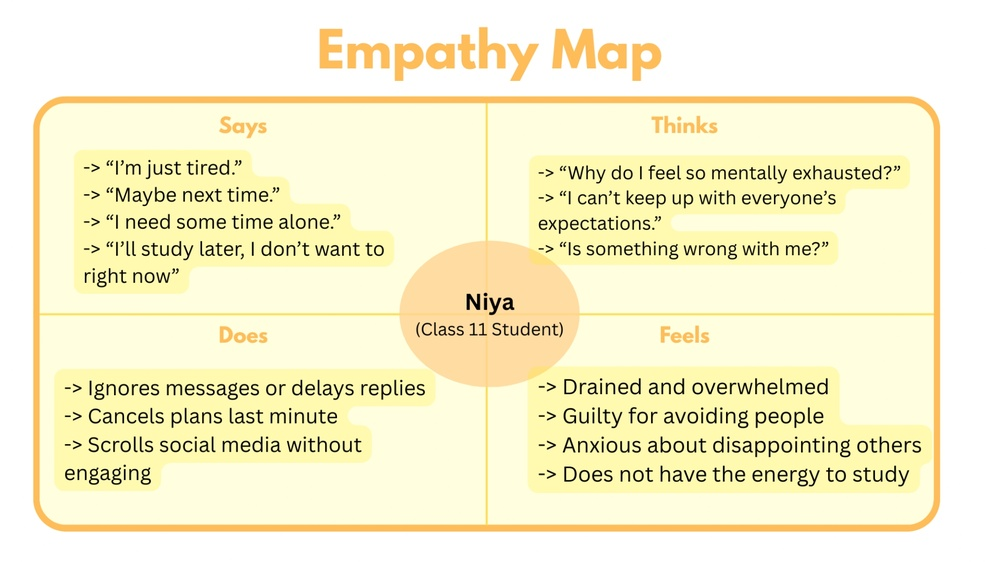
#> input picture media/design_thinking/empathy_map.jpg, 1000 x 562 px, shrunk from 2000 x 1125 before the run, found by its file name
$ jupyter execute main.ipynb
#> lines starting #> are read from the running program, lines starting #| are printed output that depends on the picture
# 1. Introduction

This project aims in detecting stress levels on the basis of a scale (1-10) of teenage students due to academics, sports, etc.

This project aims to help identify and reduce stress levels in our peers, aidinf in their quality of life, happiness, clarity, studies, etc.

Dataset used can be found in this repository under the name `survey_responses.csv`, data was collected by a survey conducted via google forms, with 63 responses as of writing this. You may find the survey here: `https://tinyurl.com/mrynwnvk`.

# 2. Design Thinking

Below, you will find our Empathy Map, 5W1H Problem Scoping Template and Ideate stages of our vision for this model and its use cases.

[cell 1]
import cv2
from matplotlib import pyplot as plt

# reading image
empathy_map = cv2.imread(r"media\design_thinking\empathy_map.jpg")
#> empathy_map is the input picture: shape (562, 1000, 3); mean B, G, R 206.4, 241.7, 247
empathy_map = cv2.cvtColor(empathy_map, cv2.COLOR_BGR2RGB)

# showing image
plt.axis('off')
plt.imshow(empathy_map)

[cell 2]
# reading image
problem1 = cv2.imread(r"media\design_thinking\5w1h_1.jpg")
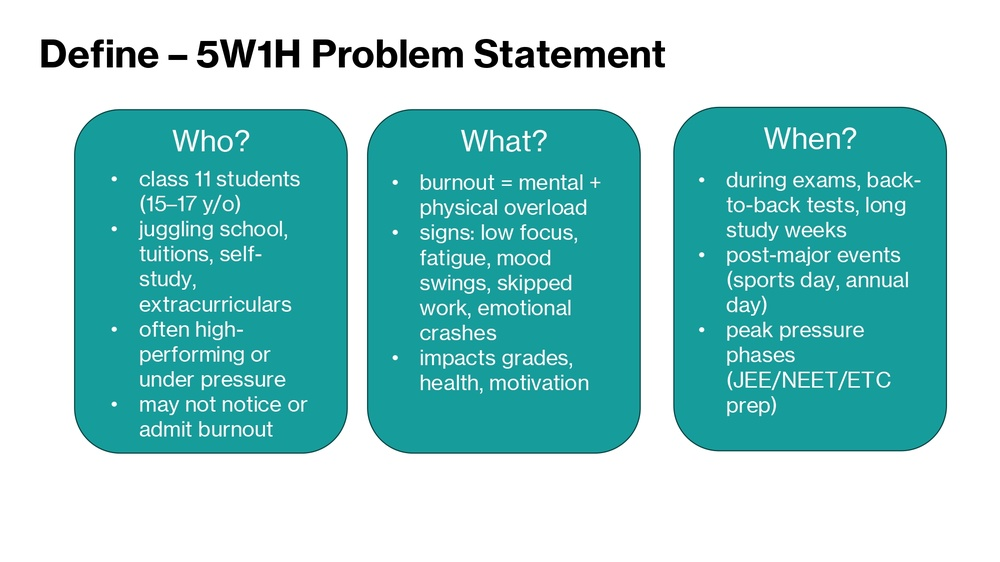
#> input picture media/design_thinking/5w1h_1.jpg, 1000 x 562 px, shrunk from 2000 x 1125 before the run, found by its file name
#> problem1 is the input picture: shape (562, 1000, 3); mean B, G, R 204.6, 205.1, 144.7
problem1 = cv2.cvtColor(problem1, cv2.COLOR_BGR2RGB)
problem2 = cv2.imread(r"media\design_thinking\5w1h_2.jpg")
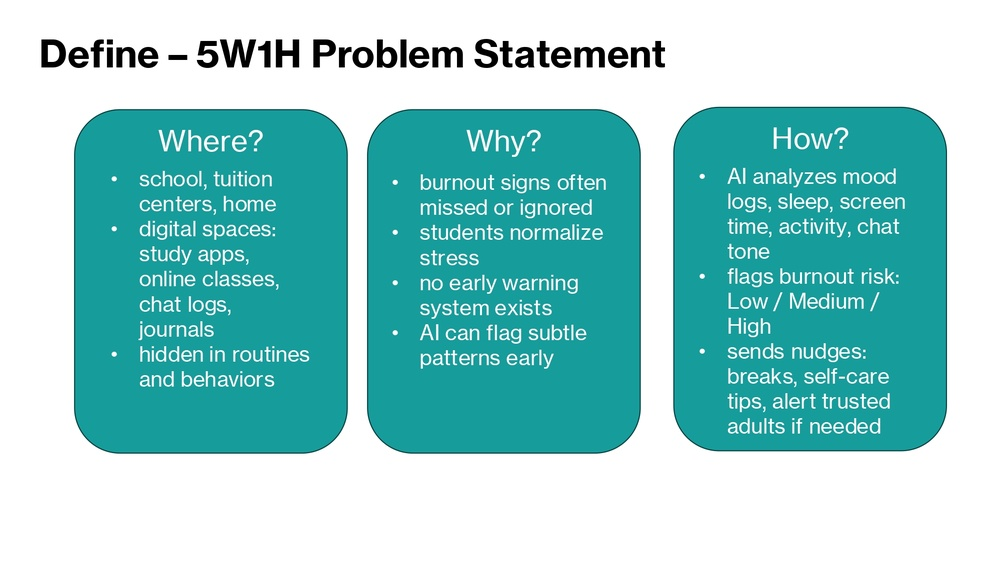
#> input picture media/design_thinking/5w1h_2.jpg, 1000 x 562 px, shrunk from 2000 x 1125 before the run, found by its file name
#> problem2 is the input picture: shape (562, 1000, 3); mean B, G, R 204.4, 205, 144.3
problem2 = cv2.cvtColor(problem2, cv2.COLOR_BGR2RGB)

# showing image 1
plt.axis('off')
plt.imshow(problem1)

[cell 3]
# showing image 2
plt.axis("off")
plt.imshow(problem2)

[cell 4]
# reading image
ideate = cv2.imread(r"media\design_thinking\ideate.jpg")
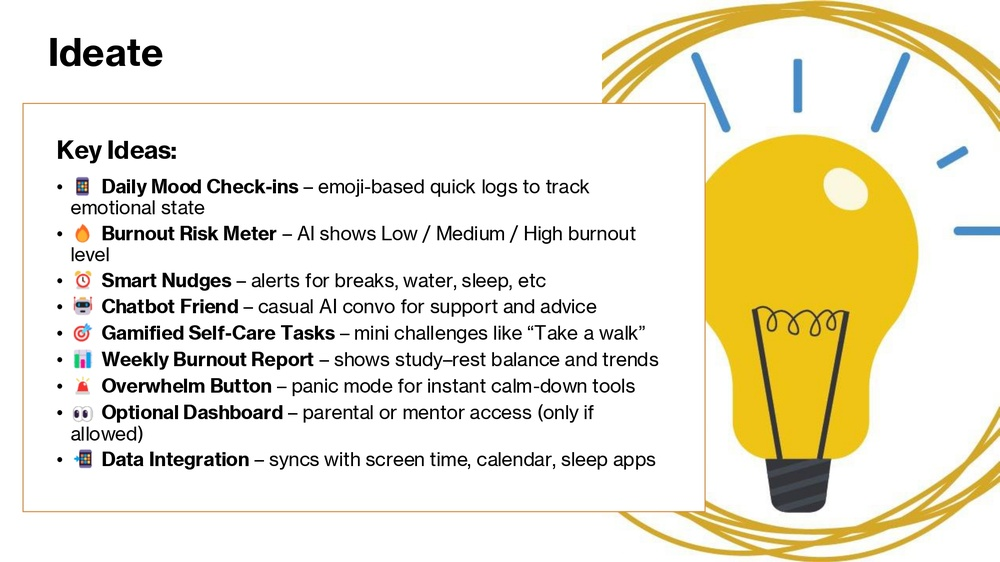
#> input picture media/design_thinking/ideate.jpg, 1000 x 562 px, shrunk from 2000 x 1125 before the run, found by its file name
#> ideate is the input picture: shape (562, 1000, 3); mean B, G, R 212, 231.8, 236.8
ideate = cv2.cvtColor(ideate, cv2.COLOR_BGR2RGB)

 #showing image
plt.axis("off")
plt.imshow(ideate)

# 3. Data Exploration

In the cells below, the data located in our dataset `survey_responses.csv` is going to be visualized to give us a deeper and more clearer view on the same.

### 3. A. Preprocessing

Preprocessing the dataset prior to visualization

[cell 5]
#importing dependencies for preprocessing
from sklearn.compose import ColumnTransformer
from sklearn.preprocessing import StandardScaler, OneHotEncoder
from sklearn.feature_extraction.text import TfidfVectorizer
from sklearn.pipeline import Pipeline
from sklearn.ensemble import RandomForestRegressor
import pandas as pd
import numpy as np

[cell 6]
# importing dataset
df = pd.read_csv("survey_responses.csv")
#> (reads survey_responses.csv from the repository)

# defining columns
ordinal_cols = ['emotionally_drain', 'exhausted_rest']  # ordinal intensity
yes_no_columns = ['concentration_issue', 'like_work', "disconnected"]  # yes/no type
categorical_features = ['age', 'edu_level', 'hours_per_week']
text_features = ['coping_method']

# mapping some ordinal column data to numbers
mapping = {
    "Never": 0,
    "Rarely": 1,
    "Sometimes":2,
    "Often":3,
    "Always":4,
}

yes_no_map = {
    "Yes":1,
    "Sometimes":0.5,
    "No":0
}


for col in ordinal_cols:
    df[col] = df[col].map(mapping)

for col in yes_no_columns:
    df[col] = df[col].map(yes_no_map)

df['coping_method'] = df['coping_method'].fillna('') # handling NaN values in coping_method
df['like_work'] = df['like_work'].fillna(0) # handling NaN valyes in like_work
print(df.isna().sum())

# print df to view changes
df.head(63)

# Combine all numeric/ordinal columns
ordinal_cols = ['emotionally_drain', 'exhausted_rest', 'concentration_issue', 'like_work', 'disconnected']

### 3. B. Data Visualization

[cell 7]
for col in categorical_features:
    counts = df[col].value_counts()
    plt.figure()
    plt.bar(counts.index, counts.values)
    plt.title(f'Counts of {col}')
    plt.xlabel(col)
    plt.ylabel('Count')
    plt.show()
#> this loop made 3 passes
#> pass 1, `plt.show()`:
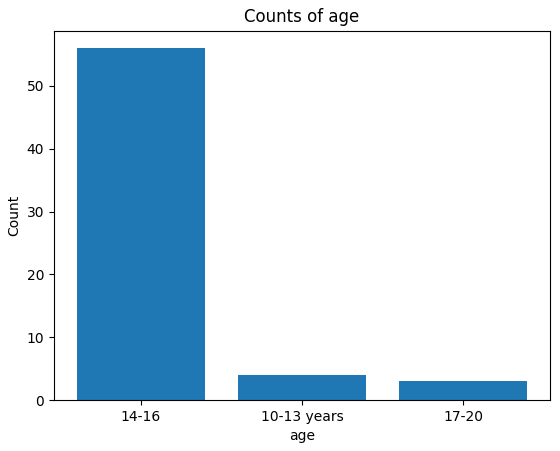
#> figure drawn by matplotlib, 1 panel; tallest bar 56 high, from x = -0.4 to 0.4
#> pass 2, `plt.show()`:
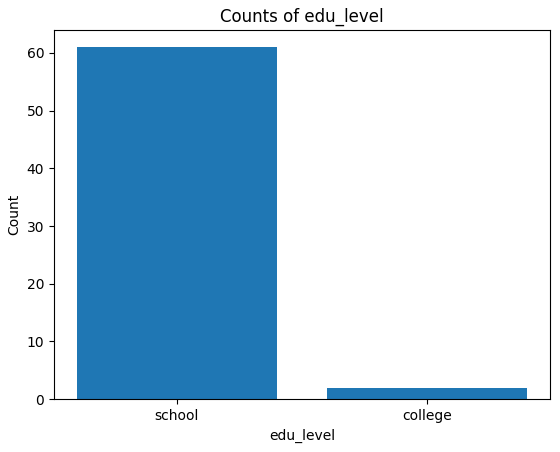
#> figure drawn by matplotlib, 1 panel

[cell 8]
labels = ["Never", "Rarely", "Sometimes", "Often", "Always"]
for col in [c for c in ordinal_cols if c != 'disconnected']:
    plt.figure()
    plt.hist(df[col].dropna(), bins=5, range=(0,4), edgecolor='black')
    plt.xticks(range(5), labels)
    plt.title(f'Distribution of {col}')
    plt.xlabel(col)
    plt.ylabel('Count')
    plt.show()
#> this loop made 4 passes
#> pass 1, `plt.show()`:
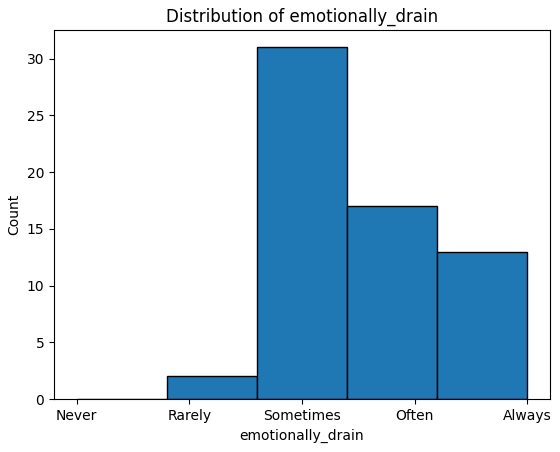
#> figure drawn by matplotlib, 1 panel; tallest bar 31 high, from x = 1.6 to 2.4
#> pass 2, `plt.show()`:
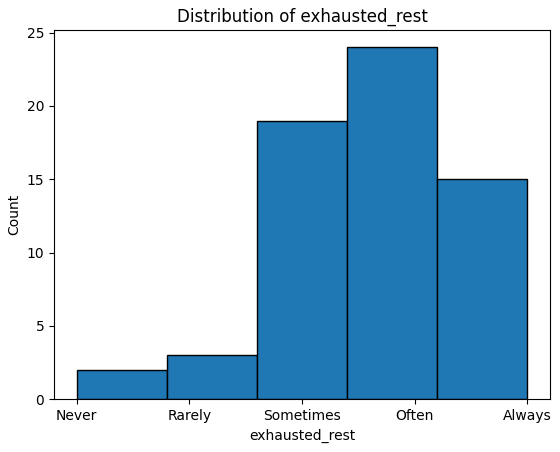
#> figure drawn by matplotlib, 1 panel; tallest bar 24 high, from x = 2.4 to 3.2

plt.hist(df['disconnected'].dropna(), bins=[0, 0.5, 1, 1.1], edgecolor='black')  # last edge to include 1
plt.xticks([0, 0.5, 1], ["No", "Sometimes", "Yes"])
plt.show()
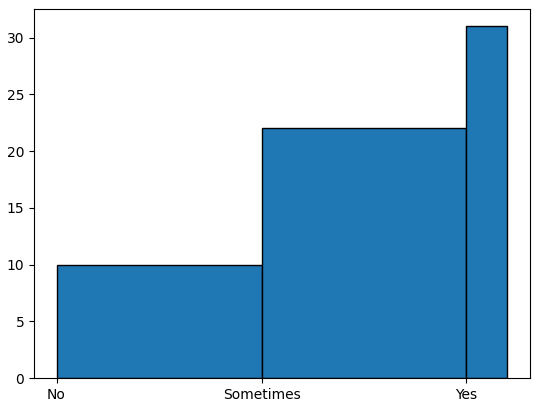
#> figure drawn by matplotlib, 1 panel; tallest bar 31 high, from x = 1 to 1.1
